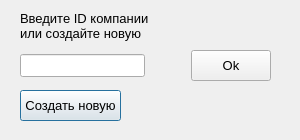
<?xml version="1.0" encoding="UTF-8"?>
<ui version="4.0">
 <class>choseCompany</class>
 <widget class="QDialog" name="choseCompany">
  <property name="geometry">
   <rect>
    <x>0</x>
    <y>0</y>
    <width>300</width>
    <height>140</height>
   </rect>
  </property>
  <property name="windowTitle">
   <string>Dialog</string>
  </property>
  <property name="modal">
   <bool>true</bool>
  </property>
  <widget class="QLabel" name="label">
   <property name="geometry">
    <rect>
     <x>20</x>
     <y>0</y>
     <width>151</width>
     <height>51</height>
    </rect>
   </property>
   <property name="font">
    <font>
     <pointsize>10</pointsize>
    </font>
   </property>
   <property name="acceptDrops">
    <bool>false</bool>
   </property>
   <property name="layoutDirection">
    <enum>Qt::LeftToRight</enum>
   </property>
   <property name="autoFillBackground">
    <bool>false</bool>
   </property>
   <property name="lineWidth">
    <number>2</number>
   </property>
   <property name="text">
    <string>Введите ID компании или создайте новую </string>
   </property>
   <property name="wordWrap">
    <bool>true</bool>
   </property>
  </widget>
  <widget class="QPushButton" name="pushButton_2">
   <property name="geometry">
    <rect>
     <x>20</x>
     <y>90</y>
     <width>101</width>
     <height>31</height>
    </rect>
   </property>
   <property name="font">
    <font>
     <pointsize>10</pointsize>
    </font>
   </property>
   <property name="text">
    <string>Создать новую</string>
   </property>
  </widget>
  <widget class="QWidget" name="">
   <property name="geometry">
    <rect>
     <x>20</x>
     <y>50</y>
     <width>251</width>
     <height>31</height>
    </rect>
   </property>
   <layout class="QGridLayout" name="gridLayout">
    <item row="0" column="0">
     <widget class="QLineEdit" name="lineEdit">
      <property name="sizePolicy">
       <sizepolicy hsizetype="Expanding" vsizetype="Fixed">
        <horstretch>0</horstretch>
        <verstretch>0</verstretch>
       </sizepolicy>
      </property>
      <property name="font">
       <font>
        <pointsize>10</pointsize>
       </font>
      </property>
     </widget>
    </item>
    <item row="0" column="1">
     <spacer name="horizontalSpacer">
      <property name="orientation">
       <enum>Qt::Horizontal</enum>
      </property>
      <property name="sizeHint" stdset="0">
       <size>
        <width>40</width>
        <height>20</height>
       </size>
      </property>
     </spacer>
    </item>
    <item row="0" column="2">
     <widget class="QPushButton" name="pushButton">
      <property name="sizePolicy">
       <sizepolicy hsizetype="Minimum" vsizetype="Expanding">
        <horstretch>0</horstretch>
        <verstretch>0</verstretch>
       </sizepolicy>
      </property>
      <property name="font">
       <font>
        <pointsize>10</pointsize>
       </font>
      </property>
      <property name="text">
       <string>Ok</string>
      </property>
     </widget>
    </item>
   </layout>
  </widget>
 </widget>
 <resources/>
 <connections/>
</ui>
